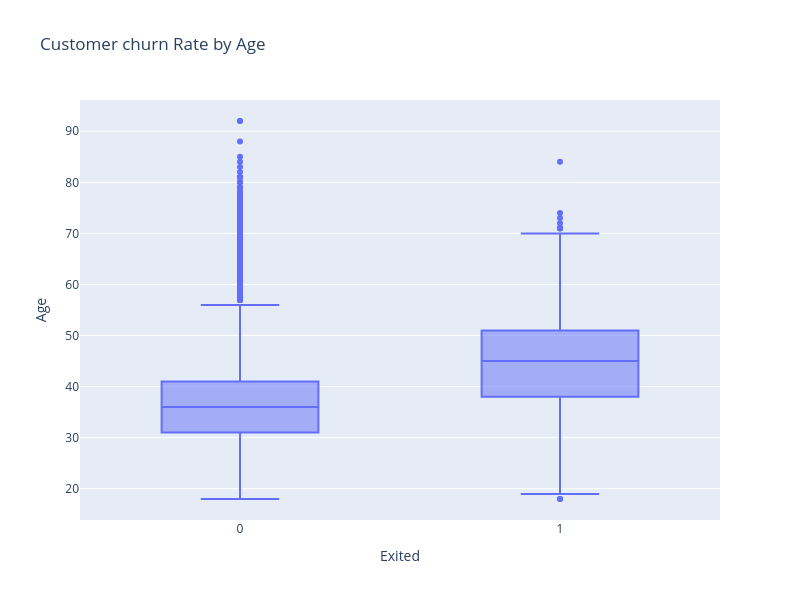

Notebook cell for this chart:
### Code cell
fig = px.box(
    df,
    x="Exited",
    y= "Age",
    title="Customer churn Rate by Age"
)
fig.update_layout(width=800, height= 600)
fig.show()

### Figure 1 — Plotly figure (JSON) as saved in the notebook; plotly's stock layout.template omitted (floating-point values rounded to 4 significant figures; data arrays with more than 128 entries replaced by an {"elided": "..."} marker saying what was removed)
{"data": [{"alignmentgroup": "True", "hovertemplate": "Exited=%{x}<br>Age=%{y}<extra></extra>", "legendgroup": "", "marker": {"color": "#636efa"}, "name": "", "notched": false, "offsetgroup": "", "orientation": "v", "showlegend": false, "type": "box", "x": {"elided": "9997 int values"}, "x0": " ", "xaxis": "x", "y": {"elided": "9997 float values"}, "y0": " ", "yaxis": "y"}], "layout": {"boxmode": "group", "height": 600, "legend": {"tracegroupgap": 0}, "title": {"text": "Customer churn Rate by Age"}, "width": 800, "xaxis": {"anchor": "y", "domain": [0, 1], "title": {"text": "Exited"}}, "yaxis": {"anchor": "x", "domain": [0, 1], "title": {"text": "Age"}}}}
